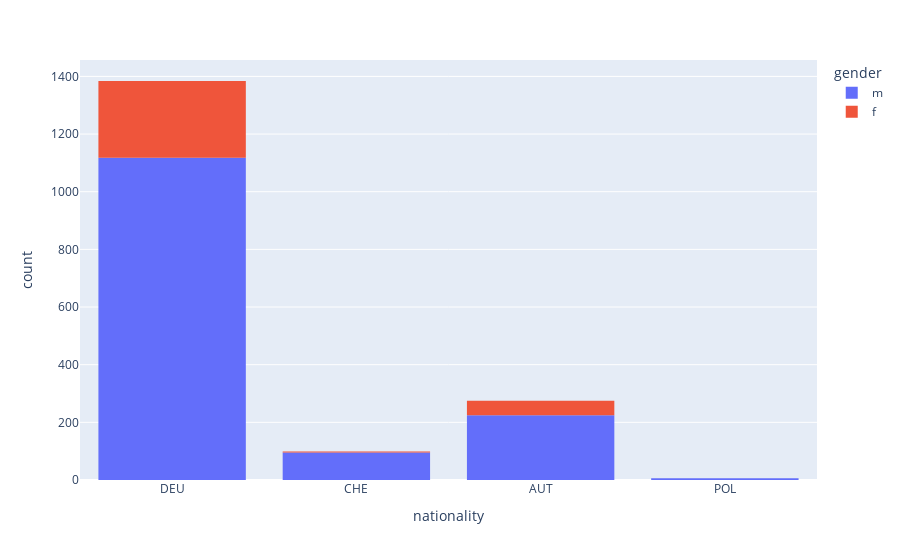

The code cell stored with this chart in its notebook:
### Code cell
fig = px.histogram(df, x="nationality", color="gender")
fig.show()

### Figure 1 — Plotly figure (JSON) as saved in the notebook; plotly's stock layout.template omitted (floating-point values rounded to 4 significant figures; data arrays with more than 128 entries replaced by an {"elided": "..."} marker saying what was removed)
{"data": [{"alignmentgroup": "True", "bingroup": "x", "hovertemplate": "gender=m<br>nationality=%{x}<br>count=%{y}<extra></extra>", "legendgroup": "m", "marker": {"color": "#636efa", "pattern": {"shape": ""}}, "name": "m", "offsetgroup": "m", "orientation": "v", "showlegend": true, "type": "histogram", "x": {"elided": "1444 str values"}, "xaxis": "x", "yaxis": "y"}, {"alignmentgroup": "True", "bingroup": "x", "hovertemplate": "gender=f<br>nationality=%{x}<br>count=%{y}<extra></extra>", "legendgroup": "f", "marker": {"color": "#EF553B", "pattern": {"shape": ""}}, "name": "f", "offsetgroup": "f", "orientation": "v", "showlegend": true, "type": "histogram", "x": {"elided": "320 str values"}, "xaxis": "x", "yaxis": "y"}], "layout": {"autosize": true, "barmode": "relative", "legend": {"title": {"text": "gender"}, "tracegroupgap": 0}, "margin": {"t": 60}, "xaxis": {"anchor": "y", "autorange": true, "domain": [0, 1], "range": [-0.5, 3.5], "title": {"text": "nationality"}, "type": "category"}, "yaxis": {"anchor": "x", "autorange": true, "domain": [0, 1], "range": [0, 1457.0], "title": {"text": "count"}}}}
